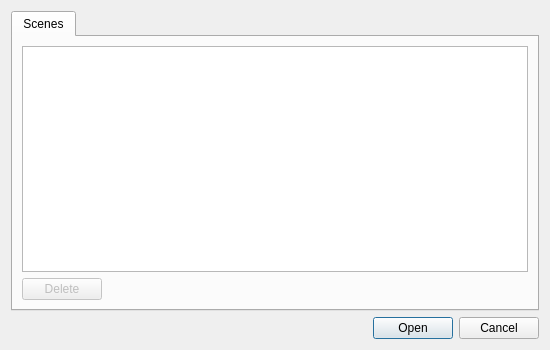
<?xml version="1.0" encoding="UTF-8"?>
<ui version="4.0">
 <class>SceneOpenDialog</class>
 <widget class="QDialog" name="SceneOpenDialog">
  <property name="geometry">
   <rect>
    <x>0</x>
    <y>0</y>
    <width>550</width>
    <height>350</height>
   </rect>
  </property>
  <property name="windowTitle">
   <string>Open scene</string>
  </property>
  <layout class="QVBoxLayout" name="verticalLayout">
   <item>
    <widget class="QTabWidget" name="tabWidget">
     <property name="currentIndex">
      <number>0</number>
     </property>
     <widget class="QWidget" name="tab">
      <attribute name="title">
       <string>Scenes</string>
      </attribute>
      <layout class="QVBoxLayout" name="verticalLayout_2">
       <item>
        <widget class="QTreeWidget" name="scenes">
         <property name="indentation">
          <number>0</number>
         </property>
         <property name="allColumnsShowFocus">
          <bool>true</bool>
         </property>
         <attribute name="headerVisible">
          <bool>false</bool>
         </attribute>
         <column>
          <property name="text">
           <string>Name</string>
          </property>
         </column>
        </widget>
       </item>
       <item>
        <widget class="QWidget" name="widget" native="true">
         <layout class="QHBoxLayout" name="horizontalLayout">
          <property name="leftMargin">
           <number>0</number>
          </property>
          <property name="topMargin">
           <number>0</number>
          </property>
          <property name="rightMargin">
           <number>0</number>
          </property>
          <property name="bottomMargin">
           <number>0</number>
          </property>
          <item>
           <widget class="QPushButton" name="deleteButton">
            <property name="enabled">
             <bool>false</bool>
            </property>
            <property name="text">
             <string>Delete</string>
            </property>
           </widget>
          </item>
          <item>
           <spacer name="horizontalSpacer">
            <property name="orientation">
             <enum>Qt::Horizontal</enum>
            </property>
            <property name="sizeHint" stdset="0">
             <size>
              <width>40</width>
              <height>20</height>
             </size>
            </property>
           </spacer>
          </item>
         </layout>
        </widget>
       </item>
      </layout>
     </widget>
    </widget>
   </item>
   <item>
    <widget class="QDialogButtonBox" name="buttonBox">
     <property name="orientation">
      <enum>Qt::Horizontal</enum>
     </property>
     <property name="standardButtons">
      <set>QDialogButtonBox::Cancel|QDialogButtonBox::Open</set>
     </property>
    </widget>
   </item>
  </layout>
 </widget>
 <resources/>
 <connections>
  <connection>
   <sender>buttonBox</sender>
   <signal>accepted()</signal>
   <receiver>SceneOpenDialog</receiver>
   <slot>accept()</slot>
   <hints>
    <hint type="sourcelabel">
     <x>248</x>
     <y>254</y>
    </hint>
    <hint type="destinationlabel">
     <x>157</x>
     <y>274</y>
    </hint>
   </hints>
  </connection>
  <connection>
   <sender>buttonBox</sender>
   <signal>rejected()</signal>
   <receiver>SceneOpenDialog</receiver>
   <slot>reject()</slot>
   <hints>
    <hint type="sourcelabel">
     <x>316</x>
     <y>260</y>
    </hint>
    <hint type="destinationlabel">
     <x>286</x>
     <y>274</y>
    </hint>
   </hints>
  </connection>
 </connections>
</ui>
